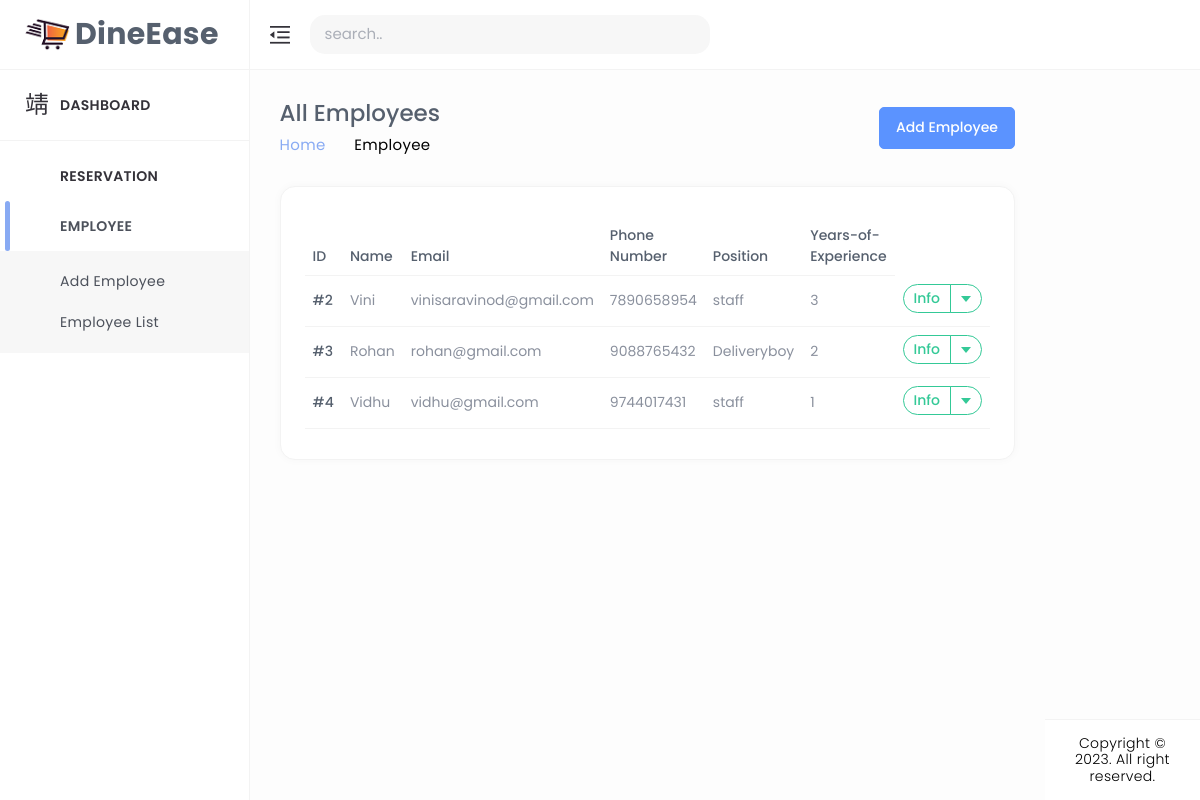
/emp_list/, run on an earlier commit of the app's database.
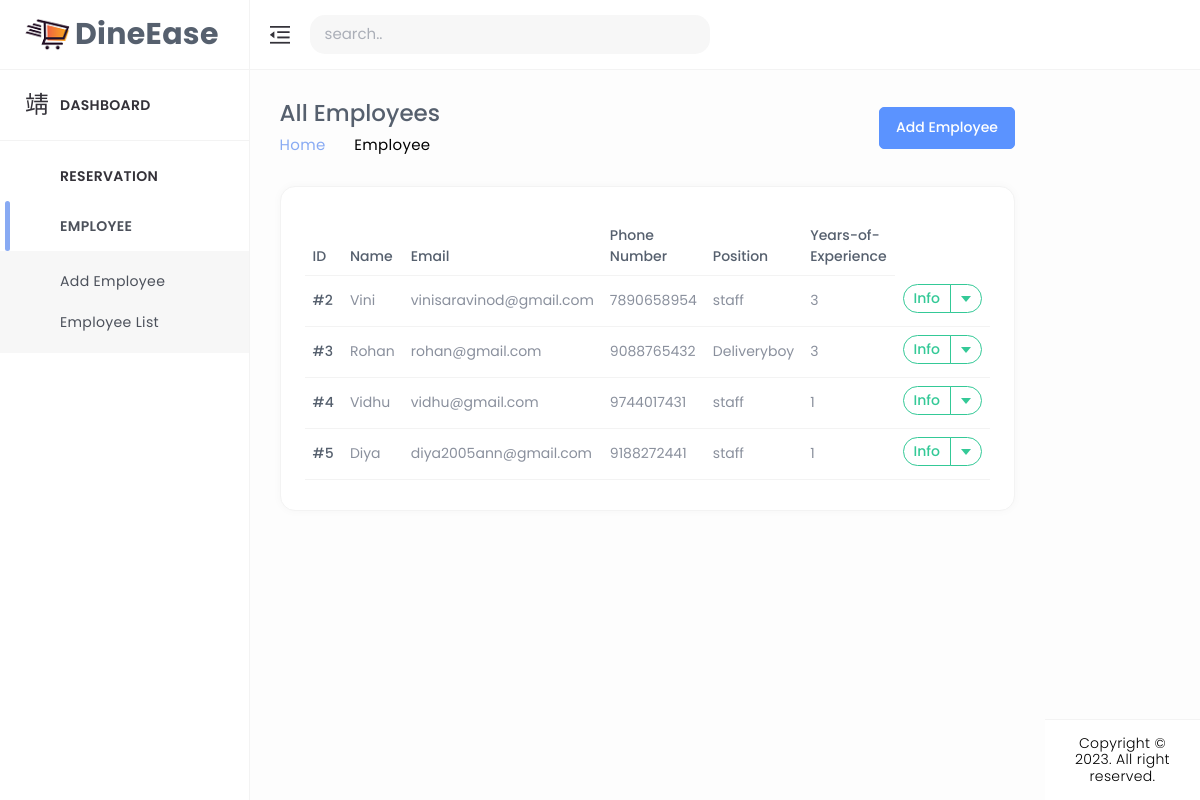
And on a later commit of the database.
### home/models.py (models this page shows, shortened)
class Employee(models.Model):
    position = models.CharField(max_length=100,editable=False,null=True,default='default')  # Field for the employee's position
    years_of_experience = models.PositiveIntegerField(null=True,default='default')  # Field for years of experience
    user=models.OneToOneField(CustomUser,on_delete=models.CASCADE)
    address = models.TextField(default='',null=True)  # Field for employee's address
    id_proof_number = models.CharField(max_length=100,default='',null=True)  # Field for employee's ID proof number
    education = models.CharField(max_length=100,default='',null=True)  # Field for employee's education
    qualification = models.CharField(max_length=100,default='',null=True)  # Field for employee's qualification
    emergency_name = models.CharField(max_length=100,default='',null=True)  # Field for emergency contact name
    emergency_contact_number = models.CharField(max_length=12,default='',blank=True, null=True)  # Field for emergency contact number
    image = models.ImageField(upload_to='employee_profile/', blank=True, null=True)

class CustomUser(AbstractUser):
    CUSTOMER = 1
    EMPLOYEE = 2
    ROLE_CHOICE = (
        (CUSTOMER, 'CUSTOMER'),
        (EMPLOYEE, 'EMPLOYEE'),
    )
    username=None
    first_name = None
    last_name = None
    USERNAME_FIELD = 'email'
    name = models.CharField(max_length=50)
    email = models.EmailField(max_length=100, unique=True)
    phone = models.CharField(max_length=12, blank=True)
    password = models.CharField(max_length=128)
    role = models.IntegerField(choices=ROLE_CHOICE, blank=True, null=True,default='1')
    is_admin = models.BooleanField(default=False)
    is_staff = models.BooleanField(default=False)
    is_active = models.BooleanField(default=True)
    is_superadmin = models.BooleanField(default=False)
    REQUIRED_FIELDS = ['name', 'phone']
    objects = UserManager()

### home/views.py (the view)
# urls.py: path('emp_list/',emp_list, name='emp_list'),
def emp_list(request):
    emp_lists = Employee.objects.all()  # Retrieve all menu items from the database
    return render(request,'admin_dashboard/emp-list.html',{'emp_lists':emp_lists})

### templates/admin_dashboard/emp-list.html (shortened to what the changed rows need)
{% load static %}
<!DOCTYPE html>
<html lang="en" dir="ltr">
<head>
	<link href="../../../../cdn.jsdelivr.net/npm/%40mdi/font%404.4.95/css/materialdesignicons.min.html" rel="stylesheet" />
	<link href="{% static 'assets/css/materialdesignicons.min.css' %}" rel="stylesheet" />
	<link href="{% static 'assets/plugins/simplebar/simplebar.css' %}" rel="stylesheet" />
	<link href="{% static 'assets/plugins/data-tables/datatables.bootstrap5.min.css' %}" rel='stylesheet'>
	<link href="{% static 'assets/plugins/data-tables/responsive.datatables.min.css' %}" rel='stylesheet'>
	<link id="{% static 'style.css' %}" rel="stylesheet" href="{% static 'assets/css/style.css' %}" />
</head>
<body id="body">
	<div class="wrapper">
		<div class="ec-page-wrapper">
			<div class="ec-content-wrapper">
				<div class="content">
					<div class="breadcrumb-wrapper d-flex align-items-center justify-content-between">
						<div>
							<h1>All Employees</h1>
						</div>
					</div>
					<div class="row">
						<div class="col-12">
							<div class="card card-default">
								<div class="card-body">
									<div class="table-responsive">
										<table id="responsive-data-table" class="table" style="width:100%">
											<thead>
												<tr>
													<th>ID</th>
													<th>Name</th>
													<th>Email</th>
													<th>Phone Number</th>
													<th>Position</th>
													<th>Years-of-Experience</th>
												</tr>
											</thead>
											<tbody>
												{% for list_emp in emp_lists %}
												<tr>
													<td>#{{list_emp.id }}</td>
													<td>{{ list_emp.user.name }}</td>
													<td>{{ list_emp.user.email }}</td>
													<td>{{ list_emp.user.phone }}</td>
													<td>{{ list_emp.position }}</td>
													<td>{{ list_emp.years_of_experience }}</td>
													<td>
														<div class="btn-group mb-1">
															<button type="button" class="btn btn-outline-success">Info</button>
															<button type="button" class="btn btn-outline-success dropdown-toggle dropdown-toggle-split"
																data-bs-toggle="dropdown" aria-haspopup="true" aria-expanded="false" data-display="static">
															</button>
														</div>
													</td>
												</tr>
												{% endfor %}
											</tbody>
										</table>
									</div>
									</div>
								</div>
							</div>
						</div>
					</div>
				</div>
			</div>
		</div>
</body>
</html>

What changed in the data, as far as the page shows it:
changed Employee "Deliveryboy": years_of_experience "2" → "3"
added Employee: id "5", user.name "Diya", user.email "diya2005ann@gmail.com", user.phone "9188272441", position "staff", years_of_experience "1"
